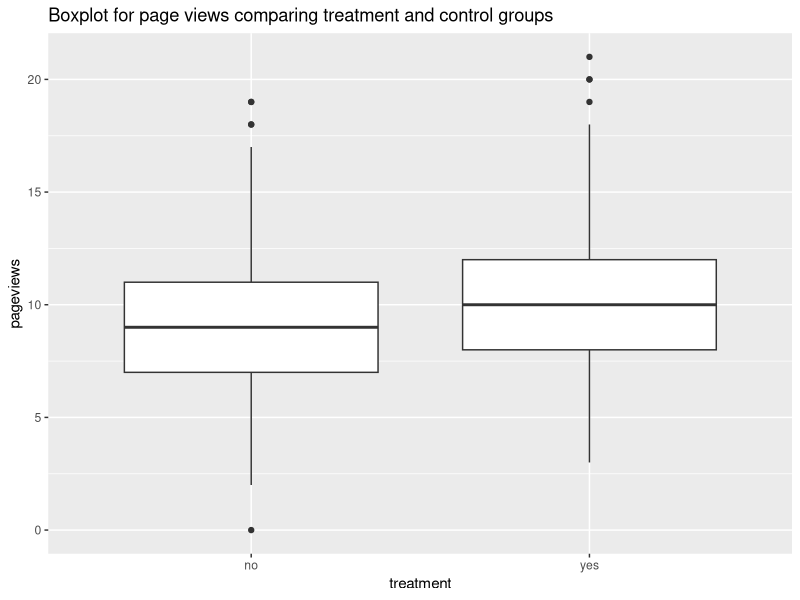

The R script that drew this image:
## ---- chunk 1
knitr::opts_chunk$set(echo = TRUE)
## ---- chunk 2
library(tidyverse) 
midterm<-read.csv("midterm_data_v3.csv")
t1<-midterm%>%group_by(treatment)%>%summarize(counts=n(),conversion_rate=mean(converted=="TRUE"))
t1

## ---- chunk 3
t2<-midterm%>%group_by(treatment)%>%summarize(average=mean(pageviews),median=median(pageviews),total=sum(pageviews))
t2

## ---- chunk 4
t3<-midterm%>%group_by(treatment)%>%summarize(counts=n(),Bounce_rate=mean(bounce=="TRUE"))
t3

## ---- chunk 5
X=subset(midterm,treatment=='yes'&bounce=='FALSE')
y=subset(midterm,treatment=='no'&bounce=='FALSE')
t.test(x =X$pageviews,
       y = y$pageviews,
       alternative = "two.sided")

## ---- chunk 6
mt<-midterm%>%filter(bounce=="FALSE")
ggplot(mt, aes(x=treatment, y=pageviews)) + 
  geom_boxplot()+ggtitle("Boxplot for page views comparing treatment and control groups")

